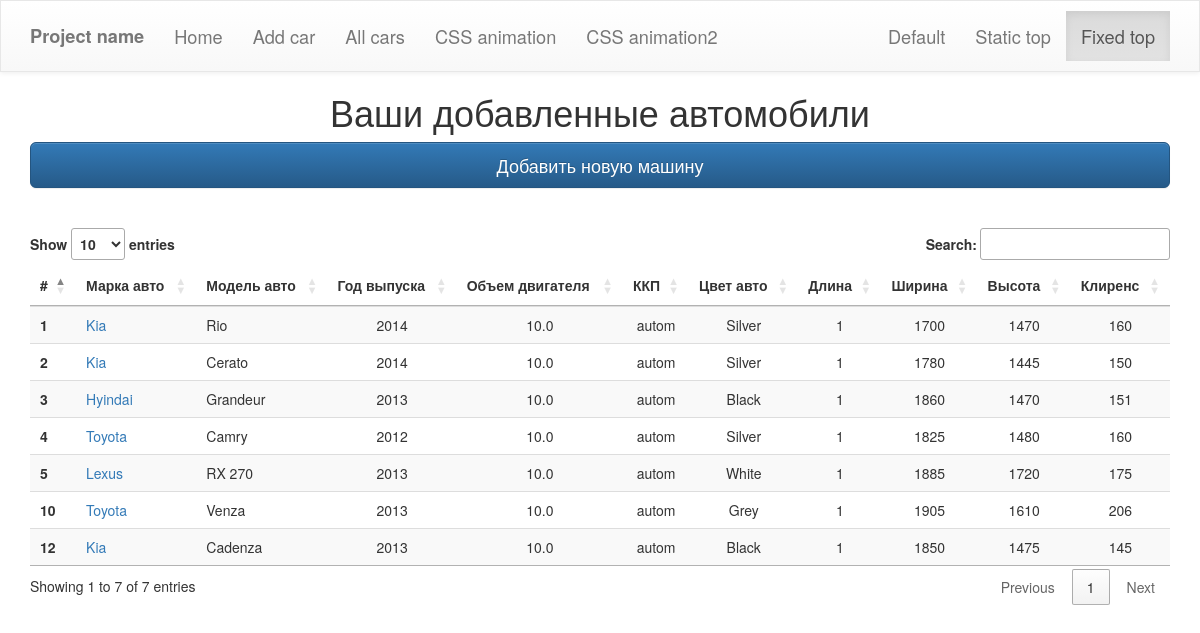
Before: /car_table with the older database file.
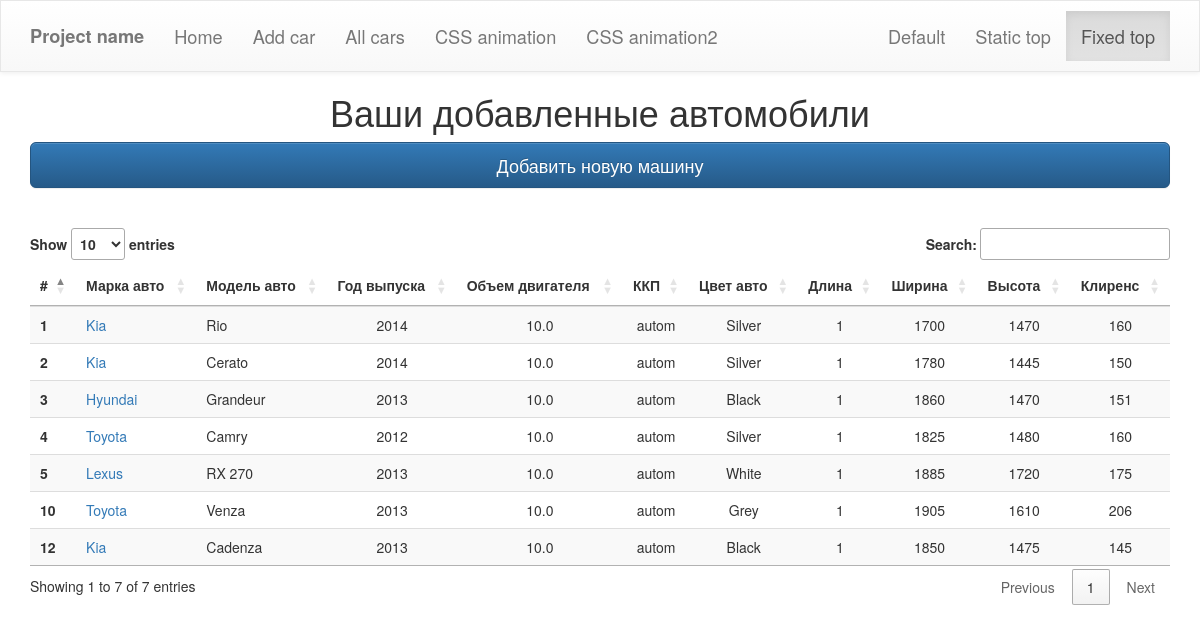
After: the same page with the newer database file.
### car/models.py (models this page shows, shortened)
class Car(models.Model):
	name_auto = models.CharField(max_length=50)
	model_auto = models.CharField(max_length=100)
	year = models.IntegerField()
	color = models.CharField(max_length=50)
	engine_capacity = models.FloatField()
	transmission = models.CharField(max_length=50)
	length = models.CharField(max_length=15)
	width = models.CharField(max_length=15)
	height = models.CharField(max_length=15)
	clearance = models.CharField(max_length=15)
	class Meta():
		verbose_name = 'Машина'
		verbose_name_plural = 'Машины'

### car/views.py (the view)
# urls.py: path('car_table', views.car_table, name='car_table'),
def car_table(request):
    cars = Car.objects.all()
    return render(request, ('car/car_table.html'), {'cars': cars})

### car/templates/car/car_table.html (shortened to what this page needs)
{% extends 'base.html' %}
{% load static %}
{% block content %}
<div class="container">
    <center><h1 class="p-3">Ваши добавленные автомобили</h1></center>
    <a href="{% url 'car'  %}" class="btn btn-primary btn-lg btn-block" role="button">Добавить новую машину</a>
    <br><br>
    <div class="table-response">
        <table id="car_table" class="table table-striped">
          <thead>
            <tr>
                <th scope="col">#</th>
                <th scope="col">Марка авто</th>
                <th scope="col">Модель авто</th>
                <th scope="col">Год выпуска</th>
                <th scope="col">Объем двигателя</th>
                <th scope="col">ККП</th>
                <th scope="col">Цвет авто</th>
                <th scope="col">Длина</th>
                <th scope="col">Ширина</th>
                <th scope="col">Высота</th>
                <th scope="col">Клиренс</th>
            </tr>
          </thead>
          <tbody>
                {% for car in cars %}
            <tr>
                    <th scope="row">{{ car.id }}</th>
                    <td scope="row"><a href="{% url 'car_detail' car.id %}">{{ car.name_auto }}</a></td>
                    <td scope="row">{{ car.model_auto }}</td>
                    <td scope="row"><center>{{ car.year }}</center></td>
                    <td scope="row"><center>{{ car.engine_capacity }}</center></td>
                    <td scope="row"><center>{{ car.transmission }}</center></td>
                    <td scope="row"><center>{{ car.color }}</center></td>
                    <td scope="row"><center>{{ car.length }}</center></td>
                    <td scope="row"><center>{{ car.width }}</center></td>
                    <td scope="row"><center>{{ car.height }}</center></td>
                    <td scope="row"><center>{{ car.clearance }}</center></td>
            </tr>
                {% endfor %}
          </tbody>
        </table>
    </div>
</div>
{% endblock %}

Changed rows visible on the page:
changed Car "Grandeur": name_auto "Hyindai" → "Hyundai"
